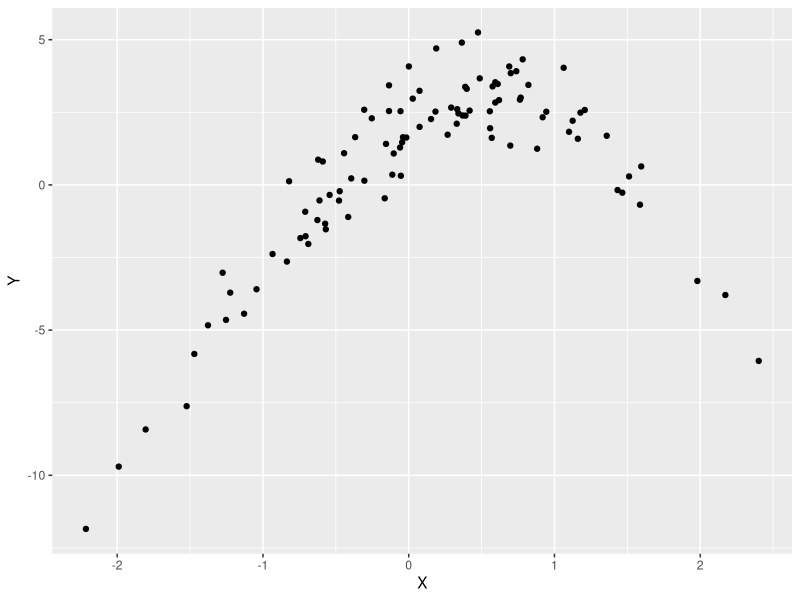
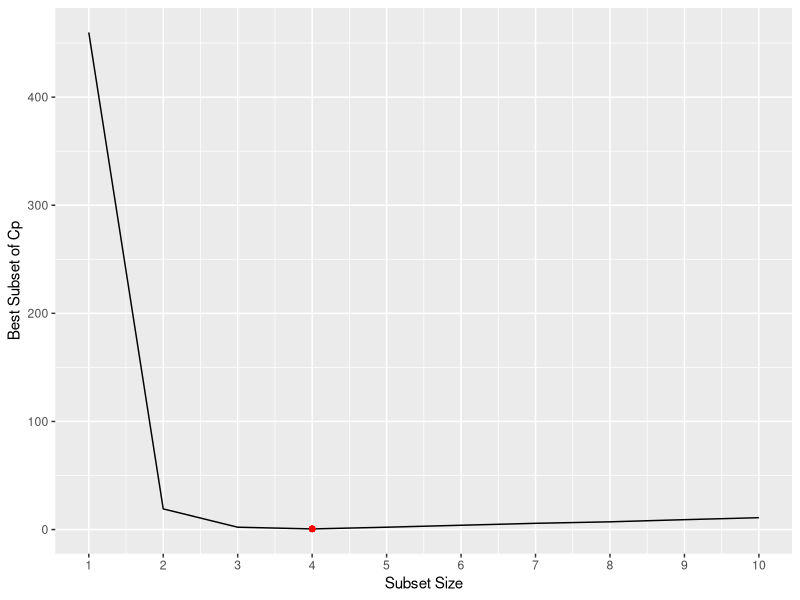
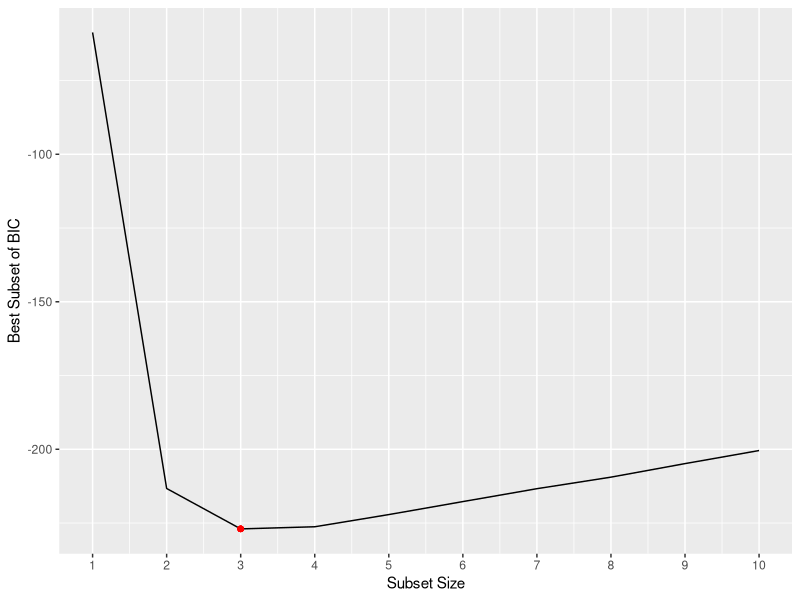
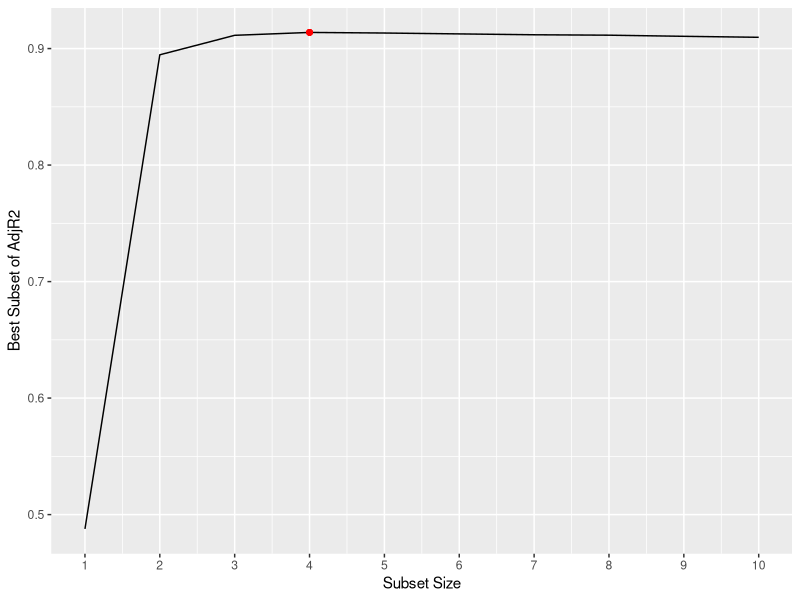
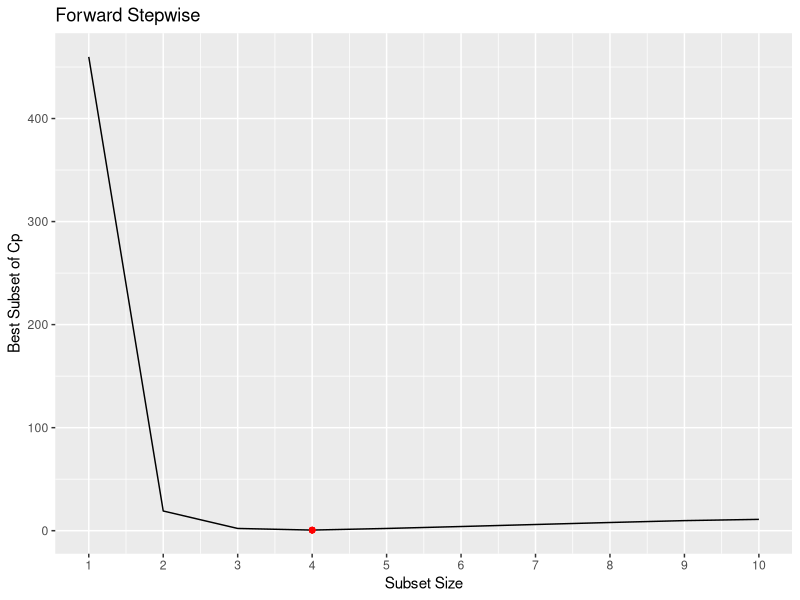
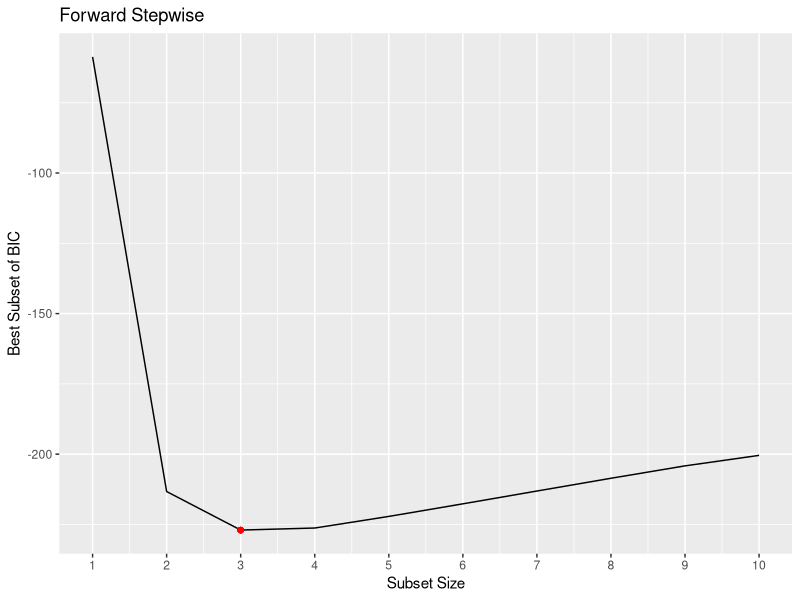
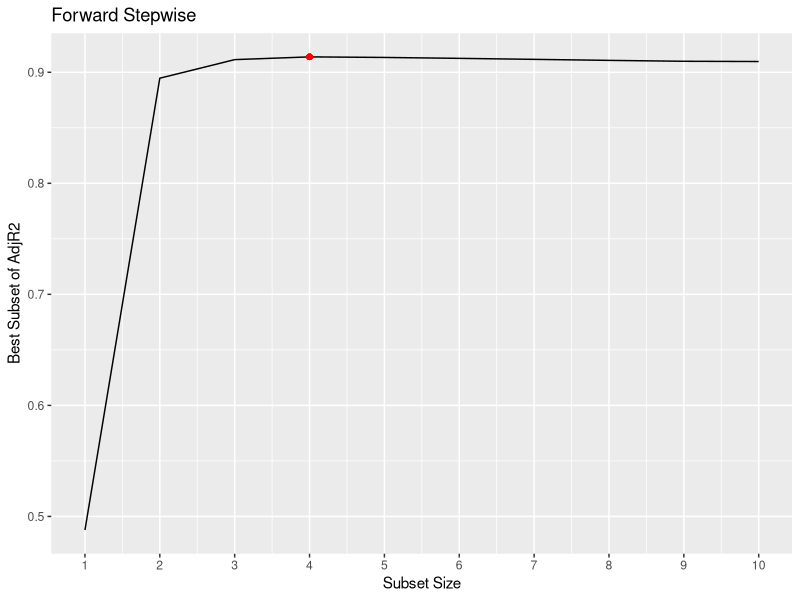
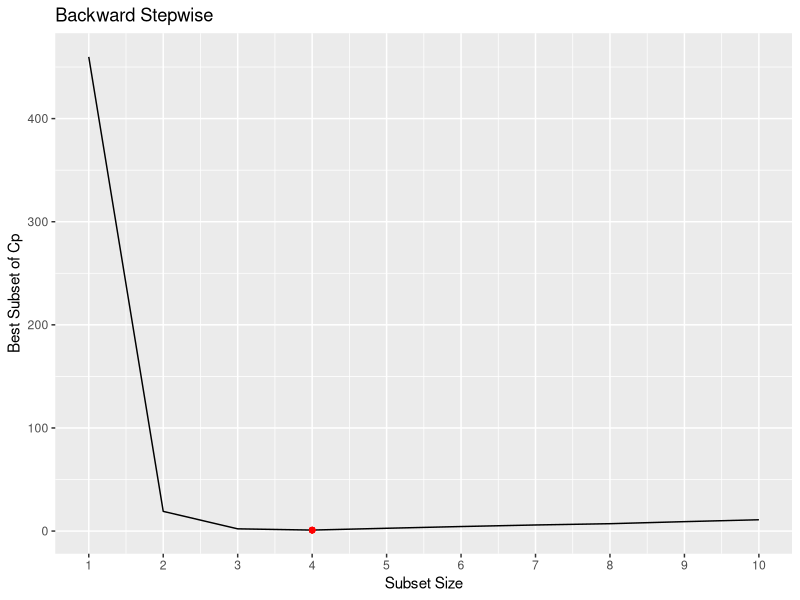

The R source for these figures, in order:
## ---- chunk 1
library(tidyverse)
## ---- chunk 2
set.seed(1)
## ---- chunk 3
X <- rnorm(100)
epsilon <- rnorm(100)
## ---- chunk 4
beta0 = 2
beta1 = 3
beta2 = -2
beta3 = -0.3
## ---- chunk 5
Y <- beta0 + beta1 * X + beta2 * X^2 + beta3 * X^3 + epsilon
## ---- chunk 6
ggplot(data = tibble(X,Y)) +
	geom_point(aes(x = X, y = Y))
## ---- chunk 7
library(leaps)
## ---- chunk 8
mod.full <- regsubsets(Y ~ poly(X, 10, raw = T), 
											 data = tibble(Y, X), 
											 nvmax = 10)
## ---- chunk 9
(mod.summary <- summary(mod.full))
## ---- chunk 10
min.cp <- which.min(mod.summary$cp)
min.bic <- which.min(mod.summary$bic)
max.adjr2 <- which.max(mod.summary$adjr2)
## ---- chunk 11
plot_statistics <- function(summary, stat, opt.stat, title.str = NULL) {
	variable <- summary[[tolower(stat)]]
	
	gg <- ggplot(tibble(x = seq_along(variable), y = variable)) +
		geom_line(aes(x = x, y = y)) +
		geom_point(aes(x = opt.stat, y = variable[opt.stat]), colour = "red") +
		scale_x_continuous(breaks = seq(1:10)) +
		labs(x = "Subset Size", y = paste("Best Subset of", stat))
	
	if (!is.null(title.str)) {
		gg <- gg + labs(title = title.str)
	}
	
	return(gg)
}
## ---- chunk 12
plot_statistics(mod.summary, "Cp", min.cp)
plot_statistics(mod.summary, "BIC", min.bic)
plot_statistics(mod.summary, "AdjR2", max.adjr2)
## ---- chunk 13
# 4-variable model
coefficients(mod.full, id = min.cp)
# 3-variable model
coefficients(mod.full, id = min.bic)
## ---- chunk 14
mod.fwd <- regsubsets(Y ~ poly(X, 10, raw = T), 
											data = tibble(Y, X), 
											nvmax = 10,
											method = "forward")
mod.bwd <- regsubsets(Y ~ poly(X, 10, raw = T), 
											data = tibble(Y, X), 
											nvmax = 10,
											method = "backward")

## ---- chunk 15
(fwd.summary <- summary(mod.fwd))
(bwd.summary <- summary(mod.bwd))
## ---- chunk 16
min.cp.fwd <- which.min(fwd.summary$cp)
min.bic.fwd <- which.min(fwd.summary$bic)
max.adjr2.fwd <- which.max(fwd.summary$adjr2)
## ---- chunk 17
min.cp.bwd <- which.min(bwd.summary$cp)
min.bic.bwd <- which.min(bwd.summary$bic)
max.adjr2.bwd <- which.max(bwd.summary$adjr2)
## ---- chunk 18
plot_statistics(fwd.summary, "Cp", min.cp.fwd, "Forward Stepwise")
plot_statistics(fwd.summary, "BIC", min.bic.fwd, "Forward Stepwise")
plot_statistics(fwd.summary, "AdjR2", max.adjr2.fwd, "Forward Stepwise")

plot_statistics(bwd.summary, "Cp", min.cp.bwd, "Backward Stepwise")
plot_statistics(bwd.summary, "BIC", min.bic.bwd, "Backward Stepwise")
plot_statistics(bwd.summary, "AdjR2", max.adjr2.bwd, "Backward Stepwise")
## ---- chunk 19
library(glmnet)
## ---- chunk 20
xmat <- model.matrix(Y ~ poly(X, 10, raw = T), 
										 data = tibble(Y,X))[, -1]
mod.lasso <- cv.glmnet(xmat, Y, alpha = 1)
## ---- chunk 21
(best.lambda <- mod.lasso$lambda.min)
## ---- chunk 22
plot(mod.lasso)
## ---- chunk 23
predict(mod.lasso, s = best.lambda, type="coefficients")
## ---- chunk 24
beta7 = 7
Y2 = beta0 + beta7 * X^7 + epsilon
## ---- chunk 25
mod2.full <- regsubsets(Y2 ~ poly(X, 10, raw = T), 
												data = tibble(Y2, X), 
												nvmax = 10)
mod2.summary <- summary(mod2.full)
## ---- chunk 26
min2.cp <- which.min(mod2.summary$cp)
min2.bic <- which.min(mod2.summary$bic)
max2.adjr2 <- which.max(mod2.summary$adjr2)
## ---- chunk 27
plot_statistics(mod2.summary, "Cp", min2.cp)
plot_statistics(mod2.summary, "BIC", min2.bic)
plot_statistics(mod2.summary, "AdjR2", max2.adjr2)
## ---- chunk 28
# 2-variable model
coefficients(mod2.full, id = min2.cp)
# 1-variable model
coefficients(mod2.full, id = min2.bic)
# 4-variable model
coefficients(mod2.full, id = max2.adjr2)
## ---- chunk 29
xmat2 <- model.matrix(Y2 ~ poly(X, 10, raw = T), 
										 data = tibble(Y2, X))[, -1]
mod2.lasso <-  cv.glmnet(xmat2, Y2, alpha = 1)
## ---- chunk 30
(best2.lambda = mod2.lasso$lambda.min)
## ---- chunk 31
best.model2 <-  glmnet(xmat2, Y2, alpha = 1)
predict(best.model2, s = best.lambda, type = "coefficients")
